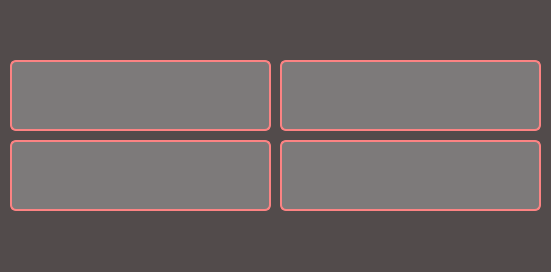
<?xml version="1.0" encoding="UTF-8"?>
<ui version="4.0">
 <class>MainWindow</class>
 <widget class="QMainWindow" name="MainWindow">
  <property name="geometry">
   <rect>
    <x>0</x>
    <y>0</y>
    <width>551</width>
    <height>272</height>
   </rect>
  </property>
  <property name="windowTitle">
   <string>MainWindow</string>
  </property>
  <property name="styleSheet">
   <string notr="true">background-color: #524b4b;</string>
  </property>
  <widget class="QWidget" name="centralwidget">
   <widget class="QLabel" name="label">
    <property name="geometry">
     <rect>
      <x>10</x>
      <y>0</y>
      <width>531</width>
      <height>31</height>
     </rect>
    </property>
    <property name="font">
     <font>
      <pointsize>18</pointsize>
     </font>
    </property>
    <property name="layoutDirection">
     <enum>Qt::LeftToRight</enum>
    </property>
    <property name="styleSheet">
     <string notr="true">color: white;</string>
    </property>
    <property name="text">
     <string/>
    </property>
    <property name="alignment">
     <set>Qt::AlignCenter</set>
    </property>
   </widget>
   <widget class="QPushButton" name="pushButton">
    <property name="geometry">
     <rect>
      <x>10</x>
      <y>60</y>
      <width>261</width>
      <height>71</height>
     </rect>
    </property>
    <property name="font">
     <font>
      <pointsize>14</pointsize>
     </font>
    </property>
    <property name="styleSheet">
     <string notr="true">QPushButton{
	border-radius: 6px;
	background-color: #7d7a7a;
	border: 2px solid #fc8383;
	color: white;
}

QPushButton::hover{
	border-radius: 6px;
	background-color: #fc8383;
	color: black;
}

QPushButton::pressed{
	border-radius: 6px;
	background-color: #ff4545;
	color: black;
}
</string>
    </property>
    <property name="text">
     <string/>
    </property>
   </widget>
   <widget class="QPushButton" name="pushButton_2">
    <property name="geometry">
     <rect>
      <x>280</x>
      <y>60</y>
      <width>261</width>
      <height>71</height>
     </rect>
    </property>
    <property name="font">
     <font>
      <pointsize>14</pointsize>
     </font>
    </property>
    <property name="styleSheet">
     <string notr="true">QPushButton{
	border-radius: 6px;
	background-color: #7d7a7a;
	border: 2px solid #fc8383;
	color: white;
}

QPushButton::hover{
	border-radius: 6px;
	background-color: #fc8383;
	color: black;
}

QPushButton::pressed{
	border-radius: 6px;
	background-color: #ff4545;
	color: black;
}
</string>
    </property>
    <property name="text">
     <string/>
    </property>
   </widget>
   <widget class="QPushButton" name="pushButton_3">
    <property name="geometry">
     <rect>
      <x>280</x>
      <y>140</y>
      <width>261</width>
      <height>71</height>
     </rect>
    </property>
    <property name="font">
     <font>
      <pointsize>14</pointsize>
     </font>
    </property>
    <property name="styleSheet">
     <string notr="true">QPushButton{
	border-radius: 6px;
	background-color: #7d7a7a;
	border: 2px solid #fc8383;
	color: white;
}

QPushButton::hover{
	border-radius: 6px;
	background-color: #fc8383;
	color: black;
}

QPushButton::pressed{
	border-radius: 6px;
	background-color: #ff4545;
	color: black;
}
</string>
    </property>
    <property name="text">
     <string/>
    </property>
   </widget>
   <widget class="QPushButton" name="pushButton_4">
    <property name="geometry">
     <rect>
      <x>10</x>
      <y>140</y>
      <width>261</width>
      <height>71</height>
     </rect>
    </property>
    <property name="font">
     <font>
      <pointsize>14</pointsize>
     </font>
    </property>
    <property name="styleSheet">
     <string notr="true">QPushButton{
	border-radius: 6px;
	background-color: #7d7a7a;
	border: 2px solid #fc8383;
	color: white;
}

QPushButton::hover{
	border-radius: 6px;
	background-color: #fc8383;
	color: black;
}

QPushButton::pressed{
	border-radius: 6px;
	background-color: #ff4545;
	color: black;
}
</string>
    </property>
    <property name="text">
     <string/>
    </property>
   </widget>
  </widget>
  <widget class="QMenuBar" name="menubar">
   <property name="geometry">
    <rect>
     <x>0</x>
     <y>0</y>
     <width>551</width>
     <height>26</height>
    </rect>
   </property>
  </widget>
  <widget class="QStatusBar" name="statusbar"/>
 </widget>
 <resources/>
 <connections/>
</ui>
